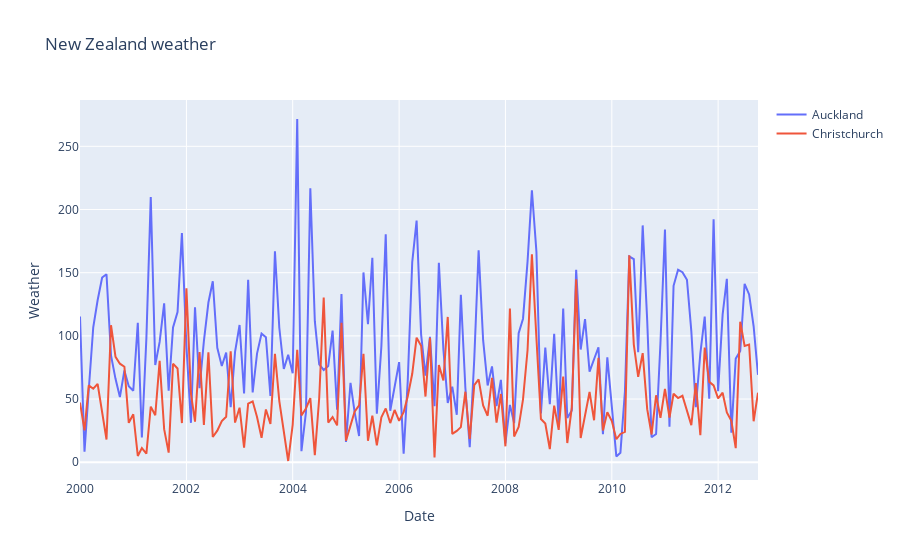

This figure's notebook cell:
### Code cell
line1 = go.Scatter(x=data.DATE, y=data.Auckland, name='Auckland')
line2 = go.Scatter(x=data.DATE, y=data.Christchurch, name='Christchurch')
fig = go.Figure([line1, line2])
fig.update_layout(title='New Zealand weather',
                 xaxis_title='Date',
                 yaxis_title='Weather')
fig.show()

### Figure 1 — Plotly figure (JSON) as saved in the notebook; plotly's stock layout.template omitted (floating-point values rounded to 4 significant figures; data arrays with more than 128 entries replaced by an {"elided": "..."} marker saying what was removed)
{"data": [{"name": "Auckland", "type": "scatter", "x": {"elided": "154 str values"}, "y": {"elided": "154 float values"}}, {"name": "Christchurch", "type": "scatter", "x": {"elided": "154 str values"}, "y": {"elided": "154 float values"}}], "layout": {"title": {"text": "New Zealand weather"}, "xaxis": {"title": {"text": "Date"}}, "yaxis": {"title": {"text": "Weather"}}}}
